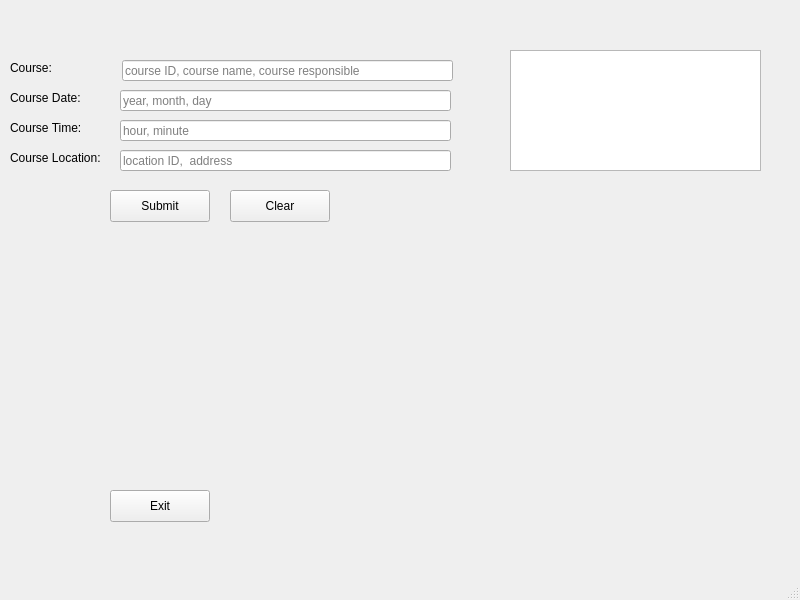
<?xml version="1.0" encoding="UTF-8"?>
<ui version="4.0">
 <class>MainWindow</class>
 <widget class="QMainWindow" name="MainWindow">
  <property name="geometry">
   <rect>
    <x>0</x>
    <y>0</y>
    <width>800</width>
    <height>600</height>
   </rect>
  </property>
  <property name="windowTitle">
   <string>MainWindow</string>
  </property>
  <widget class="QWidget" name="centralwidget">
   <widget class="QLineEdit" name="course_field">
    <property name="geometry">
     <rect>
      <x>122</x>
      <y>60</y>
      <width>331</width>
      <height>21</height>
     </rect>
    </property>
    <property name="placeholderText">
     <string>course ID, course name, course responsible</string>
    </property>
   </widget>
   <widget class="QLineEdit" name="coursedate_field">
    <property name="geometry">
     <rect>
      <x>120</x>
      <y>90</y>
      <width>331</width>
      <height>21</height>
     </rect>
    </property>
    <property name="placeholderText">
     <string>year, month, day</string>
    </property>
   </widget>
   <widget class="QLineEdit" name="coursetime_field">
    <property name="geometry">
     <rect>
      <x>120</x>
      <y>120</y>
      <width>331</width>
      <height>21</height>
     </rect>
    </property>
    <property name="placeholderText">
     <string>hour, minute</string>
    </property>
   </widget>
   <widget class="QLineEdit" name="courselocation_field">
    <property name="geometry">
     <rect>
      <x>120</x>
      <y>150</y>
      <width>331</width>
      <height>21</height>
     </rect>
    </property>
    <property name="placeholderText">
     <string>location ID,  address</string>
    </property>
   </widget>
   <widget class="QTextEdit" name="showresult">
    <property name="geometry">
     <rect>
      <x>510</x>
      <y>50</y>
      <width>251</width>
      <height>121</height>
     </rect>
    </property>
   </widget>
   <widget class="QLabel" name="course_label">
    <property name="geometry">
     <rect>
      <x>10</x>
      <y>60</y>
      <width>71</width>
      <height>16</height>
     </rect>
    </property>
    <property name="text">
     <string>Course:</string>
    </property>
   </widget>
   <widget class="QLabel" name="coursedate_label">
    <property name="geometry">
     <rect>
      <x>10</x>
      <y>90</y>
      <width>81</width>
      <height>16</height>
     </rect>
    </property>
    <property name="text">
     <string>Course Date:</string>
    </property>
   </widget>
   <widget class="QLabel" name="coursetime_label">
    <property name="geometry">
     <rect>
      <x>10</x>
      <y>120</y>
      <width>81</width>
      <height>16</height>
     </rect>
    </property>
    <property name="text">
     <string>Course Time:</string>
    </property>
   </widget>
   <widget class="QLabel" name="courseloacation_label">
    <property name="geometry">
     <rect>
      <x>10</x>
      <y>150</y>
      <width>111</width>
      <height>16</height>
     </rect>
    </property>
    <property name="text">
     <string>Course Location:</string>
    </property>
   </widget>
   <widget class="QPushButton" name="submitbtn">
    <property name="geometry">
     <rect>
      <x>110</x>
      <y>190</y>
      <width>100</width>
      <height>32</height>
     </rect>
    </property>
    <property name="text">
     <string>Submit</string>
    </property>
   </widget>
   <widget class="QPushButton" name="exitbtn">
    <property name="geometry">
     <rect>
      <x>110</x>
      <y>490</y>
      <width>100</width>
      <height>32</height>
     </rect>
    </property>
    <property name="text">
     <string>Exit</string>
    </property>
   </widget>
   <widget class="QPushButton" name="clearbtn">
    <property name="geometry">
     <rect>
      <x>230</x>
      <y>190</y>
      <width>100</width>
      <height>32</height>
     </rect>
    </property>
    <property name="text">
     <string>Clear</string>
    </property>
   </widget>
  </widget>
  <widget class="QMenuBar" name="menubar">
   <property name="geometry">
    <rect>
     <x>0</x>
     <y>0</y>
     <width>800</width>
     <height>24</height>
    </rect>
   </property>
  </widget>
  <widget class="QStatusBar" name="statusbar"/>
 </widget>
 <resources/>
 <connections/>
</ui>
